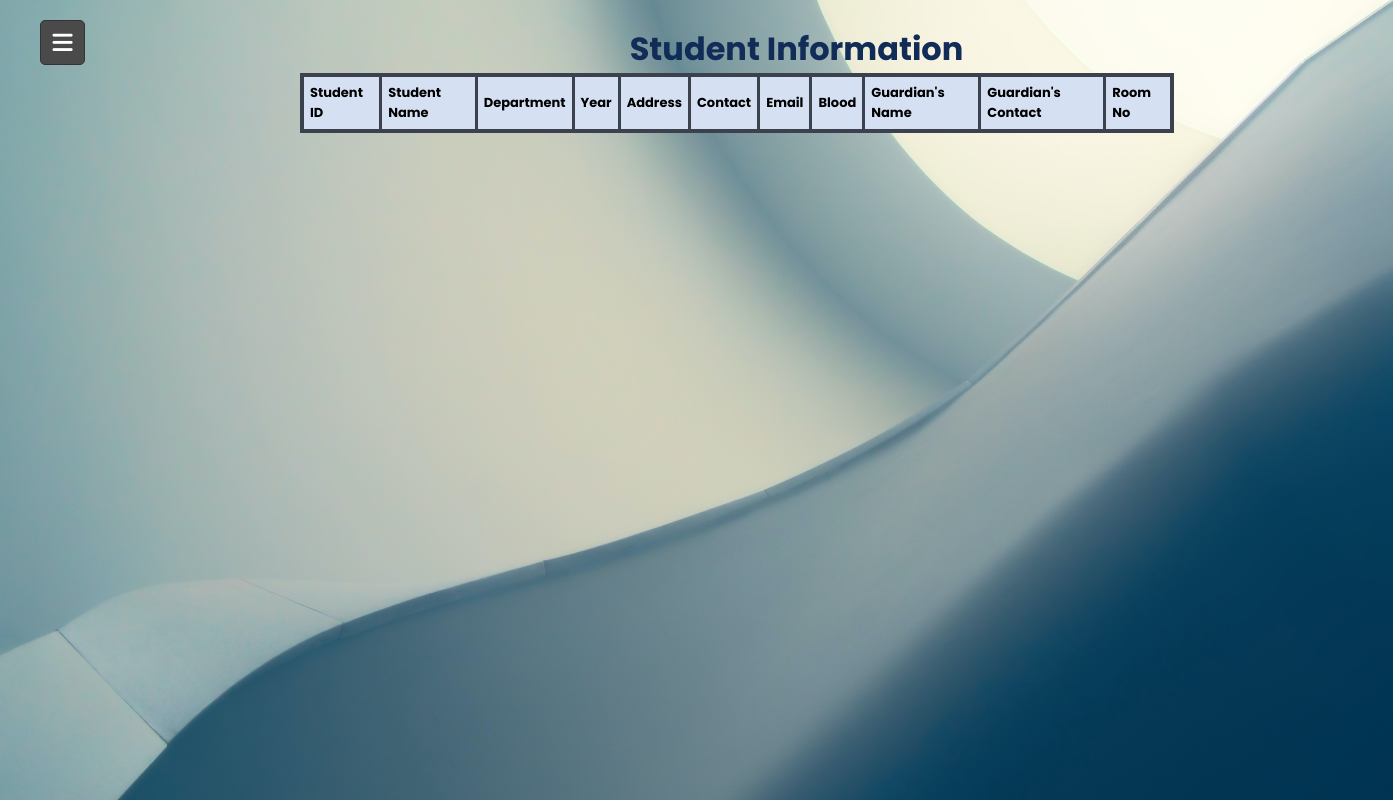
Before: /pages/admin/student.php with the older database file.
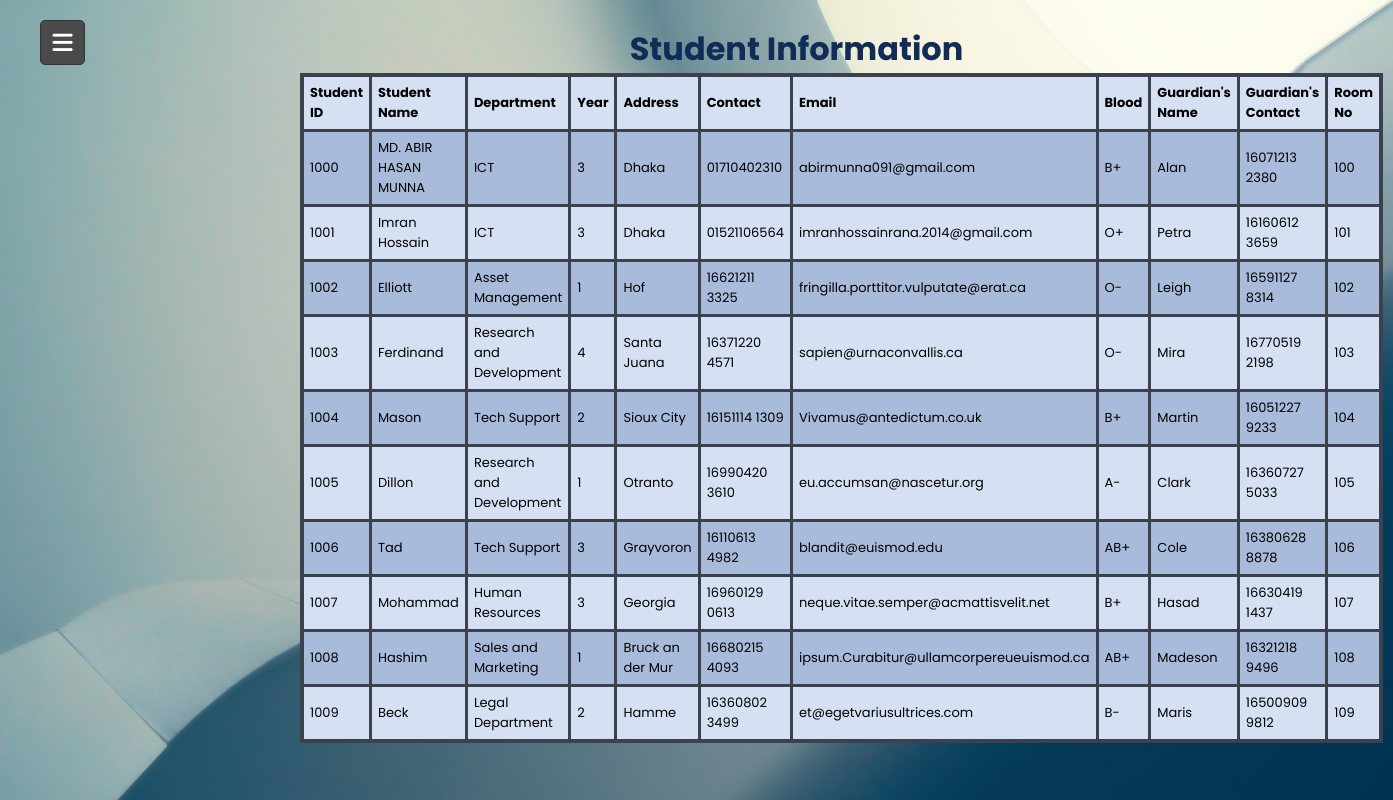
After: the same page with the newer database file.
### tables this page shows
CREATE TABLE `student` (
  `std_id` varchar(255) NOT NULL,
  `std_name` varchar(255) NOT NULL,
  `std_email` varchar(255) NOT NULL,
  `std_year` varchar(255) NOT NULL,
  `std_dept` varchar(255) NOT NULL,
  `std_address` varchar(255) NOT NULL,
  `std_contact` varchar(255) NOT NULL,
  `std_blood` varchar(255) NOT NULL,
  `std_gname` varchar(255) NOT NULL,
  `std_gcontact` varchar(255) NOT NULL,
  `room_no` varchar(255) NOT NULL
);

### pages/admin/student.php (the view, shortened to what this page needs)
<!DOCTYPE html>
<html lang="en" dir="ltr">
<head>
</head>
<body>
  <div class="background">
    <div>
      <?php include "ad_nav.php" ?>
    </div>
    <div class="output">
      <br>
      <h1 style="color:#102c57">Student Information</h1>
      <?php
        include '../../db/db.php';
          $sql = "SELECT * FROM student";
          $result = mysqli_query($db, $sql);
          echo "<table border='3'>
          <tr>
          <th>Student ID</th>
          <th>Student Name</th>
          <th>Department</th>
          <th>Year</th>
          <th>Address</th>
          <th>Contact</th>
          <th>Email</th>
          <th>Blood</th>
          <th>Guardian's Name</th>
          <th>Guardian's Contact</th>
          <th>Room No</th>
          </tr>";
          while($row = mysqli_fetch_array($result)){
          echo "<tr>";
          echo "<td>"  . $row['std_id'] . "</td>";
          echo "<td>" . $row['std_name'] . "</td>";
          echo "<td>" . $row['std_dept'] . "</td>";
          echo "<td>" . $row['std_year'] . "</td>";
          echo "<td>" . $row['std_address'] . "</td>";
          echo "<td>" . $row['std_contact'] . "</td>";
          echo "<td>" . $row['std_email'] . "</td>";
          echo "<td>" . $row['std_blood'] . "</td>";
          echo "<td>" . $row['std_gname'] . "</td>";
          echo "<td>" . $row['std_gcontact'] . "</td>";
          echo "<td>" . $row['room_no'] . "</td>";
          echo "</tr>";
          }
          echo "</table>";
      ?>
    </div>
  </div>
</body>
</html>

Changed rows visible on the page:
added student: std_id "1000", std_name "MD. ABIR HASAN MUNNA", std_dept "ICT", std_year "3", std_address "Dhaka", std_contact "01710402310", std_email "abirmunna091@gmail.com", std_blood "B+", std_gname "Alan", std_gcontact "16071213 2380", room_no "100"
added student: std_id "1001", std_name "Imran Hossain", std_dept "ICT", std_year "3", std_address "Dhaka", std_contact "01521106564", std_email "imranhossainrana.2014@gmail.com", std_blood "O+", std_gname "Petra", std_gcontact "16160612 3659", room_no "101"
added student: std_id "1002", std_name "Elliott", std_dept "Asset Management", std_year "1", std_address "Hof", std_contact "16621211 3325", std_email "fringilla.porttitor.vulputate@erat.ca", std_blood "O-", std_gname "Leigh", std_gcontact "16591127 8314", room_no "102"
added student: std_id "1003", std_name "Ferdinand", std_dept "Research and Development", std_year "4", std_address "Santa Juana", std_contact "16371220 4571", std_email "sapien@urnaconvallis.ca", std_blood "O-", std_gname "Mira", std_gcontact "16770519 2198", room_no "103"
added student: std_id "1004", std_name "Mason", std_dept "Tech Support", std_year "2", std_address "Sioux City", std_contact "16151114 1309", std_email "Vivamus@antedictum.co.uk", std_blood "B+", std_gname "Martin", std_gcontact "16051227 9233", room_no "104"
added student: std_id "1005", std_name "Dillon", std_dept "Research and Development", std_year "1", std_address "Otranto", std_contact "16990420 3610", std_email "eu.accumsan@nascetur.org", std_blood "A-", std_gname "Clark", std_gcontact "16360727 5033", room_no "105"
added student: std_id "1006", std_name "Tad", std_dept "Tech Support", std_year "3", std_address "Grayvoron", std_contact "16110613 4982", std_email "blandit@euismod.edu", std_blood "AB+", std_gname "Cole", std_gcontact "16380628 8878", room_no "106"
added student: std_id "1007", std_name "Mohammad", std_dept "Human Resources", std_year "3", std_address "Georgia", std_contact "16960129 0613", std_email "neque.vitae.semper@acmattisvelit.net", std_blood "B+", std_gname "Hasad", std_gcontact "16630419 1437", room_no "107"
added student: std_id "1008", std_name "Hashim", std_dept "Sales and Marketing", std_year "1", std_address "Bruck an der Mur", std_contact "16680215 4093", std_email "ipsum.Curabitur@ullamcorpereueuismod.ca", std_blood "AB+", std_gname "Madeson", std_gcontact "16321218 9496", room_no "108"
added student: std_id "1009", std_name "Beck", std_dept "Legal Department", std_year "2", std_address "Hamme", std_contact "16360802 3499", std_email "et@egetvariusultrices.com", std_blood "B-", std_gname "Maris", std_gcontact "16500909 9812", room_no "109"
